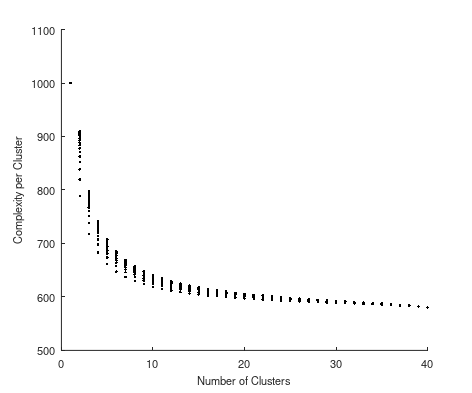
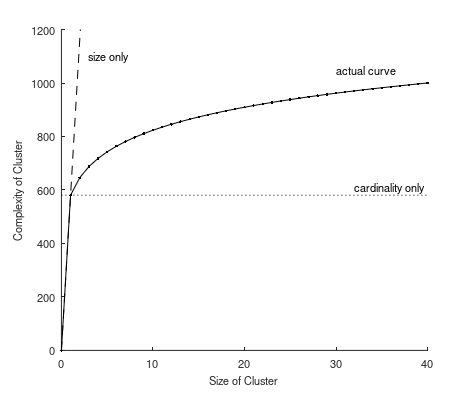

The MATLAB source for these figures, in order:

% draws figure 2 for the paper: a plot of the complexity of all possible
% clustering models with H=20, D=40, N=100 & M=16. the plot shows the
% regret per cluster for all models. bic-type approximations would predict
% this to be constant. it's not.

clear
load regretdata_fig2

% generates all distinguishable clustering models
m=D; rc=[]; inds=[]; nc=[];
for n=1:m; % over all cardinalities
    isdone=0;
    if n==1; ind=m; isdone=1;
    else; ind=[m-n+1 ones(1,n-1)]; end %initial solution
    inds=[inds; ind zeros(1,m-n)]; % add the current solution to inds
    nc=[nc; n]; % cardinality of the current solution
    while ~isdone
        i=n;
        finished=0;
        while ~finished;
            if ind(i-1)-1>ind(i); % if we can move one allocation down, do so
                ind(i-1)=ind(i-1)-1; 
                ind(i)=ind(i)+1;
                finished=0;
                inds=[inds; ind zeros(1,m-n)]; % add the current solution to inds
                nc=[nc; n]; % cardinality of the current solution
            else
                i=i-1; %move back
                if i==1; finished=1; isdone=1; end
            end
        end
    end
end        
   
% finds the complexities
ns=length(nc); rc=zeros(ns,1);
for i=1:ns;
    for j=1:nc(i);
        rc(i)=rc(i)+R(inds(i,j));
    end
end

% bic complexity for some number of clusters
bicc=[1:m]*M*log(N)/2;

% draw figure
figure(2);clf;hold on;
fs=8;
set(gca,'fontsize',fs);
%plot(nc,rc,'k.');
%plot(nc,rc-bicc(nc)','k.');
plot(nc,rc./nc,'k.');
ylabel('Complexity per Cluster','fontsize',fs)
xlabel('Number of Clusters','fontsize',fs)
set(gcf,'paperunits','centimeters','paperposition',[2 2 12 10]);


% draw figure
figure(3);clf;hold on;
fs=8;
set(gca,'fontsize',fs);
plot([0:m],[0 R],'k.-');
ylabel('Complexity of Cluster','fontsize',fs)
xlabel('Size of Cluster','fontsize',fs)
set(gcf,'paperunits','centimeters','paperposition',[2 2 12 10]);
a=get(gca,'ylim'); a(1)=0; set(gca,'ylim',a);
plot([0 a(2)/R(1)],[0 a(2)],'k--');
plot([0 m],[R(1) R(1)],'k:');
text(32,610,'cardinality only','fontsize',fs)
text(3,1100,'size only','fontsize',fs)
text(30,1050,'actual curve','fontsize',fs)